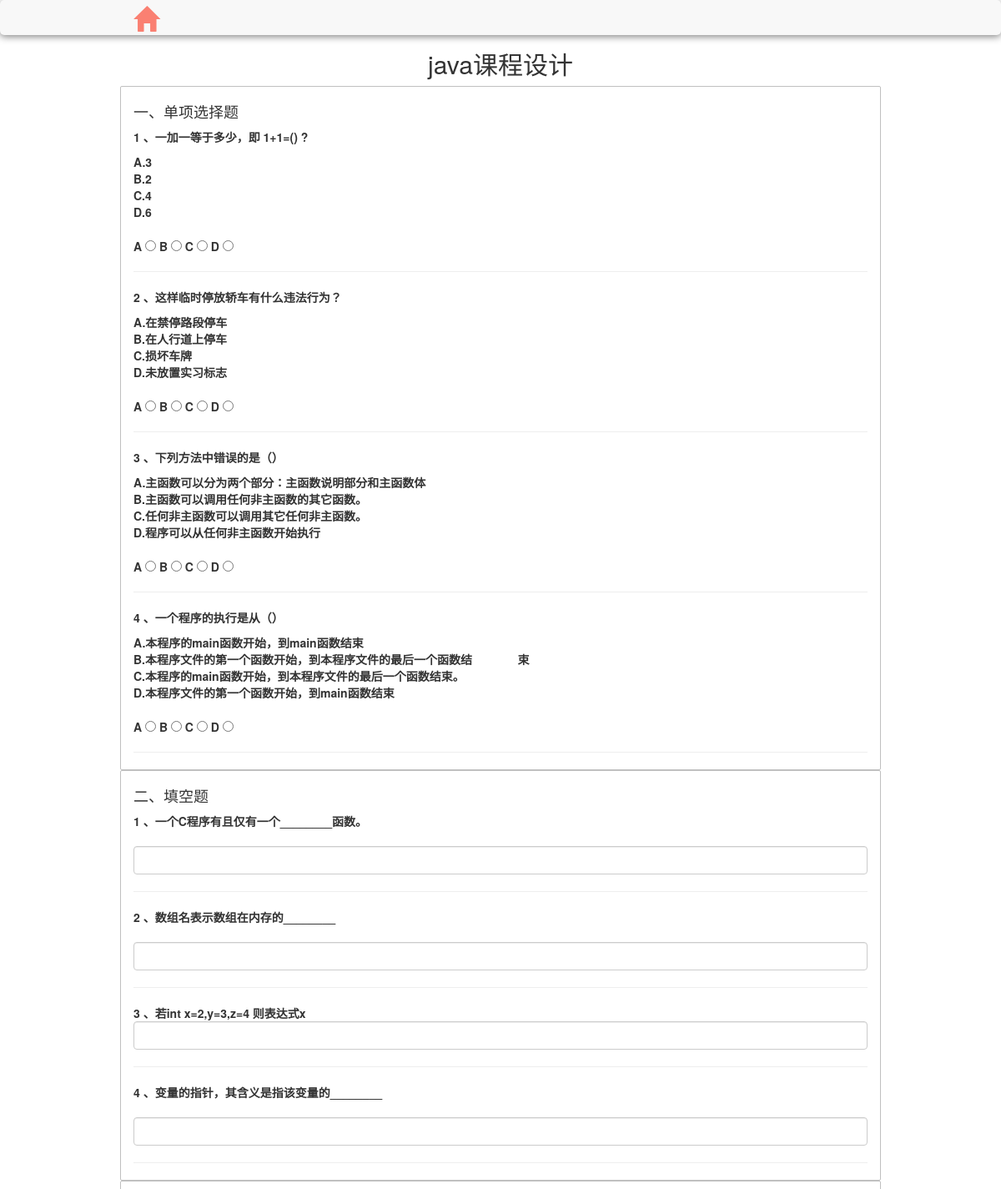
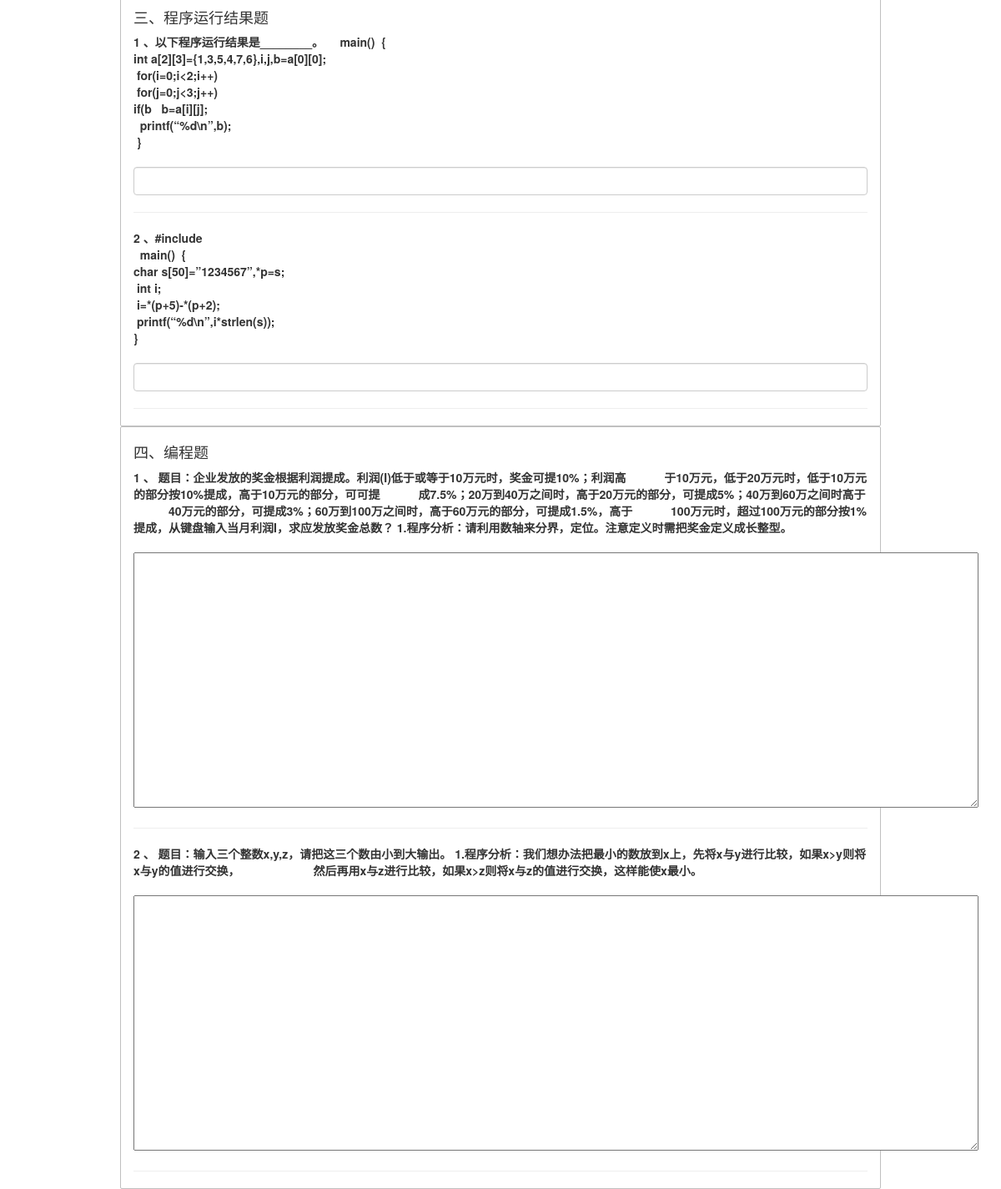
/Linhua/admin2.php?id=14, run on the app's committed database (2 pictures, top to bottom).
### tables this page shows
CREATE TABLE IF NOT EXISTS `ex` (
  `id` int(11) NOT NULL AUTO_INCREMENT,
  `ex_name` varchar(50) NOT NULL,
  `ex_request` varchar(200) DEFAULT NULL,
  `author` varchar(15) DEFAULT NULL,
  `time` int(11) NOT NULL,
  `ex_check` tinyint(4) NOT NULL DEFAULT '0',
  `must` tinyint(4) NOT NULL DEFAULT '0',
  PRIMARY KEY (`id`)
);

CREATE TABLE IF NOT EXISTS `tiku` (
  `id` int(11) NOT NULL AUTO_INCREMENT,
  `type_id` tinyint(4) NOT NULL,
  `question` varchar(2000) NOT NULL,
  `selection_a` varchar(100) DEFAULT NULL,
  `selection_b` varchar(100) DEFAULT NULL,
  `selection_c` varchar(100) DEFAULT NULL,
  `selection_d` varchar(100) DEFAULT NULL,
  `answer` varchar(2000) DEFAULT NULL,
  PRIMARY KEY (`id`)
);

### Linhua/config.php (called while the page is built, shortened)
<?php
function getExam($con,$id){
	$con = $con;
	$exam = array();$xuan = array();$tian = array();$cheng = array();$bian = array();
	$sql="SELECT * from ex where id='$id'";
	$res = mysqli_query($con,$sql);
	$row=mysqli_fetch_array($res);
	$sql_="SELECT * from ex_timu where ex_id='$id' and type_id = '1'";
	$res_ = mysqli_query($con,$sql_);
	$sql_="SELECT * from ex_timu where ex_id='$id' and type_id = '2'";
	$res_ = mysqli_query($con,$sql_);
	$sql_="SELECT * from ex_timu where ex_id='$id' and type_id = '3'";
	$res_ = mysqli_query($con,$sql_);
	$sql_="SELECT * from ex_timu where ex_id='$id' and type_id = '4'";
	$res_ = mysqli_query($con,$sql_);
	$arr = compact("xuan","tian","cheng","bian");
	return $arr;
}
?>

### Linhua/admin2.php (the view, shortened to what this page needs)
<?php
include "./config.php";
$ex_id = $_GET['id'];
$sql="SELECT ex_name FROM ex where id='$ex_id'";
$res = mysqli_query($con,$sql);
$row = mysqli_fetch_array($res);
$ex_name = $row['ex_name'];
$exam = getExam($con,$ex_id);
$xuan = "";
$xuan_answer="";$num = 0;
foreach($exam["xuan"] as $index=>$id){
	$num++;
	$sql = "SELECT * from tiku where id = '$id'";
	$res = mysqli_query($con,$sql);
	$row = mysqli_fetch_array($res);
	$index = $index+1;
	$question = $row['question'];
	$selection_a = $row['selection_a'];
	$selection_b = $row['selection_b'];
	$selection_c = $row['selection_c'];
	$selection_d = $row['selection_d'];
	$answer = $row['answer'];
	$xuan_answer.=$answer;
	$xuan = $xuan."<p>
				$index 、$question
					<dl>
						<dd>A.$selection_a</dd>
						<dd>B.$selection_b</dd>
						<dd>C.$selection_c</dd>
						<dd>D.$selection_d</dd>
					</dl>
					A&nbsp;<input type='radio' name='xuan_$num' value='A' />
					B&nbsp;<input type='radio' name='xuan_$num' value='B' />
					C&nbsp;<input type='radio' name='xuan_$num' value='C' />
					D&nbsp;<input type='radio' name='xuan_$num' value='D' />
				</p>
				<hr>";
}$xuan.="<input type='hidden' id='xuan_answer' value='$xuan_answer'>
<input type='hidden' id='num' value='$num'>";
$tian="";$tian_num=0;
foreach($exam["tian"] as $index=>$id){
	$tian_num++;
	$sql = "SELECT * from tiku where id = '$id'";
	$res = mysqli_query($con,$sql);
	$row = mysqli_fetch_array($res);
	$index = $index+1;
	$question = $row['question'];
	$answer=$row['answer'];
	$tian.="<p>
				$index 、$question
				<br /><br />
				<input type='text' class='form-control' id='tian_$tian_num' />
				<input type='hidden' class='form-control' id='tian_$tian_num-answer' value='$answer' />
			</p>
			<hr>";
}$xuan.="<input type='hidden' id='tian_num' value='$tian_num'>";
$cheng="";$cheng_num=0;
foreach($exam["cheng"] as $index=>$id){
	$cheng_num++;
	$sql = "SELECT * from tiku where id = '$id'";
	$res = mysqli_query($con,$sql);
	$row = mysqli_fetch_array($res);
	$index = $index+1;
	$answer=$row['answer'];
	$question = $row['question'];
	$cheng.="<p>
					$index 、$question
					<br /><br />
					<input type='text' class='form-control' id='cheng_$cheng_num'/>
					<input type='hidden' class='form-control' id='cheng_$cheng_num-answer' value='$answer' />
				</p>
				<hr>";
}$cheng.="<input type='hidden' id='cheng_num' value='$cheng_num'>";
$bian="";$bian_num=0;
foreach($exam["bian"] as $index=>$id){
	$bian_num++;
	$sql = "SELECT * from tiku where id = '$id'";
	$res = mysqli_query($con,$sql);
	$row = mysqli_fetch_array($res);
	$index = $index+1;
	$question = $row['question'];
	$bian.="<p>
				$index 、 $question
				<br /><br />
				<textarea rows='15' cols='124%' name='code' id='bian_$bian_num'></textarea>
				</p>
				<hr />
				<input type='hidden' name='bian_id' value='$id'>";
}$bian.="<input type='hidden' id='bian_num' value='$bian_num'>";
$aaa = compact("xuan","tian","cheng","bian");
$smarty->assign("exam",$aaa);
$smarty->assign("ex_name",$ex_name);
$smarty->assign("ex_id",$ex_id);
$smarty->display('admin2.html');
?>

### Linhua/templates_c/%%95^95A^95AEA6FF%%admin2.html.php (shortened to what this page needs)
<!DOCTYPE html>
<html>
	<head>
		<link rel="stylesheet" href="./bootstrap-3.3.5-dist/css/bootstrap.min.css" />
		<link rel="stylesheet" href="./another_css/exam.css" />
		<link rel="stylesheet" type="text/css" href="./another_css/student1.css" />
		<link rel="stylesheet" type="text/css" href="./Font-Awesome-3.2.1/css/font-awesome.css" />
		<link rel="stylesheet" href="./bootstrap-3.3.5-dist/css/bootstrap.css" />
	</head>
	<body>
		<nav id="heading" class="navbar-default navbar-fixed-top">
			<a href="admin.php">
				<span class="glyphicon glyphicon-home"></span>
			</a>
		</nav>
		<br /><br />
		<h2 align="center"><?php echo $this->_tpl_vars['ex_name']; ?>
</h2>
		<div class="container">
			<div class="container_unit">
				<strong><h4>一、单项选择题</h4><strong>
				<?php echo $this->_tpl_vars['exam']['xuan']; ?>
			</div>
			<div class="container_unit">
				<strong><h4>二、填空题</h4><strong>
				<?php echo $this->_tpl_vars['exam']['tian']; ?>
			</div>
			<div class="container_unit">
				<strong><h4>三、程序运行结果题</h4><strong>
					<?php echo $this->_tpl_vars['exam']['cheng']; ?>
			</div>
			<div class="container_unit">
				<strong><h4>四、编程题</h4><strong>
				<?php echo $this->_tpl_vars['exam']['bian']; ?>
			</div>
		</div>
	</body>
</html>

### Linhua/another_css/exam.css (style rules this page uses)
body { margin: 0; }
#heading { width: 100%; height: 42px; box-shadow: 0px 2px 8px 0px rgba(50,50,50,0.6); border: none; border-radius: 5px; }
#heading a { text-decoration: none; }
#heading>a>span { margin-top: 7px; left: 160px; font-size: 30px; color: salmon; }
.container_unit { border: 1px solid silver; border-radius: 2px; padding-left: 15px; padding-top: 10px; padding-right: 15px; width: 80%; margin: 0 auto; }

### Linhua/another_css/student1.css (style rules this page uses)
body { font-family: "微软雅黑"; }
a { font-size: 18px; }

### data on the page
ex: ex_name "java课程设计"
tiku: question "一加一等于多少，即 1+1=() ?", selection_a "3", selection_b "2", selection_c "4", selection_d "6"
tiku: question "这样临时停放轿车有什么违法行为？", selection_a "在禁停路段停车", selection_b "在人行道上停车", selection_c "损坏车牌", selection_d "未放置实习标志"
tiku: question "下列方法中错误的是（）", selection_a "主函数可以分为两个部分：主函数说明部分和主函数体", selection_b "主函数可以调用任何非主函数的其它函数。", selection_c "任何非主函数可以调用其它任何非主函数。", selection_d "程序可以从任何非主函数开始执行"
tiku: question "一个程序的执行是从（）", selection_a "本程序的main函数开始，到main函数结束", selection_b "本程序文件的第一个函数开始，到本程序文件的最后一个函数结 束", selection_c "本程序的main函数开始，到本程序文件的最后一个函数结束。", selection_d "本程序文件的第一个函数开始，到main函数结束"
tiku: question "一个C程序有且仅有一个________函数。"
tiku: question "数组名表示数组在内存的________"
tiku: question "若int x=2,y=3,z=4 则表达式x"
tiku: question "变量的指针，其含义是指该变量的________"
tiku: question "以下程序运行结果是________。 main() { int a[2][3]={1,3,5,4,7,6},i,j,b=a[0][0]; for(i=0;i<2;i++) for(j=0;j<3;j++) if(b b=a[i][j]; printf(“%d\\n”,b); }"
tiku: question "#include main() { char s[50]=”1234567”,*p=s; int i; i=*(p+5)-*(p+2); printf(“%d\\n”,i*strlen(s)); }"
tiku: question "题目：企业发放的奖金根据利润提成。利润(I)低于或等于10万元时，奖金可提10%；利润高 于10万元，低于20万元时，低于10万元的部分按10%提成，高于10万元的部分，可可提 成7.5%；20万到40万之间时，高于20万元的部分，可提成5%；40万到60万之间时高于 40万元的部分，可提成3%；60万到100万之间时，高于60万元的部分，可提成1.5%，高于 100万元时，超过100万元的部分按1%提成，从键盘输入当月利润I，求应发放奖金总数？ 1.程序分析：请利用数轴来分界，定位。注意定义时需把奖金定义成长整型。"
tiku: question "题目：输入三个整数x,y,z，请把这三个数由小到大输出。 1.程序分析：我们想办法把最小的数放到x上，先将x与y进行比较，如果x>y则将x与y的值进行交换， 然后再用x与z进行比较，如果x>z则将x与z的值进行交换，这样能使x最小。"
